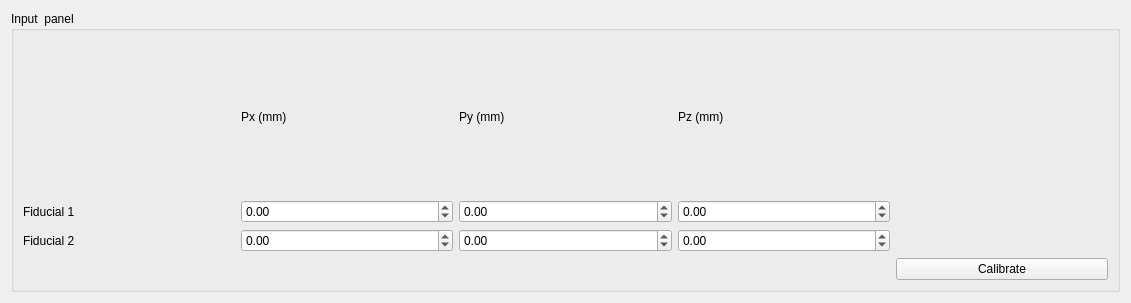
<?xml version="1.0" encoding="UTF-8"?>
<ui version="4.0">
 <class>WDG_input_panel_drop_basket</class>
 <widget class="QWidget" name="WDG_input_panel_drop_basket">
  <property name="geometry">
   <rect>
    <x>0</x>
    <y>0</y>
    <width>1131</width>
    <height>303</height>
   </rect>
  </property>
  <property name="windowTitle">
   <string>Form</string>
  </property>
  <layout class="QHBoxLayout" name="horizontalLayout">
   <item>
    <widget class="QGroupBox" name="groupBox">
     <property name="title">
      <string>Input  panel</string>
     </property>
     <layout class="QGridLayout" name="gridLayout">
      <item row="1" column="0">
       <widget class="QLabel" name="LBL_fiducial_1">
        <property name="text">
         <string>Fiducial 1</string>
        </property>
       </widget>
      </item>
      <item row="2" column="0">
       <widget class="QLabel" name="LBL_fiducial_2">
        <property name="text">
         <string>Fiducial 2</string>
        </property>
       </widget>
      </item>
      <item row="0" column="3">
       <widget class="QLabel" name="LBL_Pz">
        <property name="text">
         <string>Pz (mm)</string>
        </property>
       </widget>
      </item>
      <item row="0" column="1">
       <widget class="QLabel" name="LBL_Px">
        <property name="text">
         <string>Px (mm)</string>
        </property>
       </widget>
      </item>
      <item row="2" column="3">
       <widget class="QDoubleSpinBox" name="DSB_pz_2">
        <property name="minimum">
         <double>-500.000000000000000</double>
        </property>
        <property name="maximum">
         <double>500.000000000000000</double>
        </property>
        <property name="singleStep">
         <double>0.050000000000000</double>
        </property>
       </widget>
      </item>
      <item row="1" column="3">
       <widget class="QDoubleSpinBox" name="DSB_pz_1">
        <property name="minimum">
         <double>-500.000000000000000</double>
        </property>
        <property name="maximum">
         <double>500.000000000000000</double>
        </property>
        <property name="singleStep">
         <double>0.050000000000000</double>
        </property>
       </widget>
      </item>
      <item row="2" column="1">
       <widget class="QDoubleSpinBox" name="DSB_px_2">
        <property name="minimum">
         <double>-500.000000000000000</double>
        </property>
        <property name="maximum">
         <double>500.000000000000000</double>
        </property>
        <property name="singleStep">
         <double>0.050000000000000</double>
        </property>
       </widget>
      </item>
      <item row="1" column="2">
       <widget class="QDoubleSpinBox" name="DSB_py_1">
        <property name="minimum">
         <double>-500.000000000000000</double>
        </property>
        <property name="maximum">
         <double>500.000000000000000</double>
        </property>
        <property name="singleStep">
         <double>0.050000000000000</double>
        </property>
       </widget>
      </item>
      <item row="3" column="4">
       <widget class="QPushButton" name="PB_calibrate">
        <property name="text">
         <string>Calibrate</string>
        </property>
       </widget>
      </item>
      <item row="1" column="1">
       <widget class="QDoubleSpinBox" name="DSB_px_1">
        <property name="minimum">
         <double>-500.000000000000000</double>
        </property>
        <property name="maximum">
         <double>500.000000000000000</double>
        </property>
        <property name="singleStep">
         <double>0.050000000000000</double>
        </property>
       </widget>
      </item>
      <item row="2" column="2">
       <widget class="QDoubleSpinBox" name="DSB_py_2">
        <property name="minimum">
         <double>-500.000000000000000</double>
        </property>
        <property name="maximum">
         <double>500.000000000000000</double>
        </property>
        <property name="singleStep">
         <double>0.050000000000000</double>
        </property>
       </widget>
      </item>
      <item row="0" column="2">
       <widget class="QLabel" name="LBL_Py">
        <property name="text">
         <string>Py (mm)</string>
        </property>
       </widget>
      </item>
     </layout>
    </widget>
   </item>
  </layout>
 </widget>
 <resources/>
 <connections/>
</ui>
